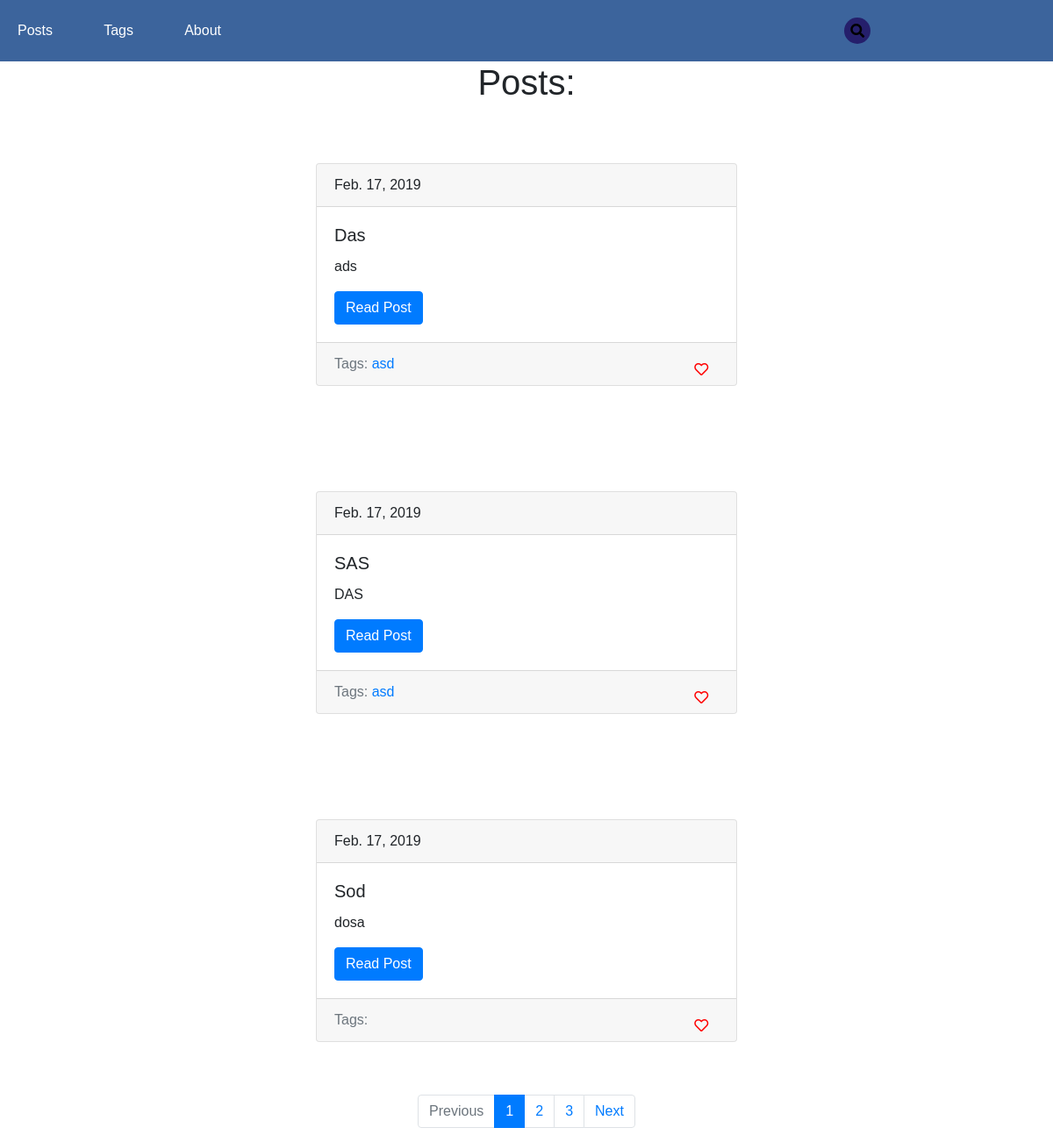
Screenshot of /blog/ with the database file from the repository.
### blog/models.py (models this page shows, shortened)
class Post(models.Model):#создаём класс Post для работы с бд
    title = models.CharField(max_length = 150, db_index = True)#заголовок
    slug = models.SlugField(max_length = 150, blank = True, unique = True)#ссылка понятая для юзера(должна быть уникальной)
    body = models.TextField(blank = True, db_index = True)#тело текста
    date_pub = models.DateField(auto_now_add = True)#время публикации
    tags = models.ManyToManyField("Tag", blank = True, related_name = "posts")
    def get_absolute_url(self):#имя функции - лучше использовать такое
        return reverse("post_detail_url", kwargs = {"slug": self.slug})
    class Meta:
        ordering = ["-date_pub"]#посты будут сортироваться для пагинатора так: самые новые вверху, старые внизу(-)указываем для этого

class Tag(models.Model):
    title = models.CharField(max_length = 50)
    slug = models.SlugField(max_length = 50, unique = True)
    def get_absolute_url(self):#имя функции - лучше использовать такое
        return reverse("tag_detail_url", kwargs = {"slug": self.slug})
    class Meta:
        ordering = ["title"]#в алф порядке

### blog/views.py (the view)
def postsList(request):
    search_query = request.GET.get("search", "")#по ум = "", а не пустой = инпуту формы с именем как имя первого аргумента
    if search_query:#если поисковой запрос не пустой
        posts = Post.objects.filter(Q(title__icontains=search_query) | Q(body__icontains=search_query))
    else:
        posts = Post.objects.all()#печатаем все посты из бд
    paginator = Paginator(posts, 3)# по 2 поста на стр
    page_number = request.GET.get("page", 1)#1-значение,если не найдена стр
    page = paginator.get_page(page_number)#1 стр#это как на сайтах встречается ?параметр =
    is_paginated = page.has_other_pages()
    if page.has_previous():
        prev_url = "?page={}".format(page.previous_page_number())
    else:
        prev_url = ""
    if page.has_next():
        next_url = "?page={}".format(page.next_page_number())
    else:
        next_url = ""
    context = {
        "page_object": page,
        "is_paginated": is_paginated,
        "next_url": next_url,
        "prev_url": prev_url
    }
    return render(request, "blog/posts.html", context = context)

### blog/templates/blog/posts.html (shortened to what this page needs)
{% extends "blog/baseBlog.html" %}
    {% block content %}
<div class="list">
    <h1>Posts:</h1>
    {% for post in page_object.object_list %}
        {% include "blog/includes/post_card_template.html" %}
    {% endfor %}
</div>
    {% endblock %}

### blog/templates/blog/includes/post_card_template.html
<div class="card" style = "margin: 5% 0; width: 40%">
  <div class="card-header">
    {{post.date_pub}}
  </div>
  <div class="card-body">
  <h5 class="card-title">{{post.title}}</h5>
  <p class="card-text">{{post.body|truncatewords:15}}</p>
  <a href="{{ post.get_absolute_url }}" class="btn btn-primary">Read Post</a>
  </div>
  <div class="card-footer text-muted">
    Tags:
    {% for tag in post.tags.all %}
      <a href="{{tag.get_absolute_url}}">{{tag.title}}</a>
    {% endfor %}
    <button class="like" type="submit"><i class="heart far fa-heart"></i></button>
  </div>
</div>

### static/css/style.css (style rules this page uses)
body { font-family: "Montserrat", sans-serif; }
* { margin: 0; padding: 0; }
.list { display: flex; flex-direction: column; justify-content: center; align-items: center; }
button.like i { color: red; transition: 0.25s; }
button.like { outline: none; background-color: #F7F7F7; border: none; border-radius: 5px; cursor: pointer; position: absolute; left: 90%; }
.card-footer { position: relative; }

### static/css/adaptive.css (style rules this page uses)
@media screen and (min-width: 493px) { button.like { top: 40%; left: 90%; } }

### rows the page displays
Post: date_pub "Feb. 17, 2019", title "Das", body "ads"
Tag: title "asd"
Post: date_pub "Feb. 17, 2019", title "SAS", body "DAS"
Post: date_pub "Feb. 17, 2019", title "Sod", body "dosa"

### other values shown
{{ n }} "1"
{{ n }} "2" "3"
